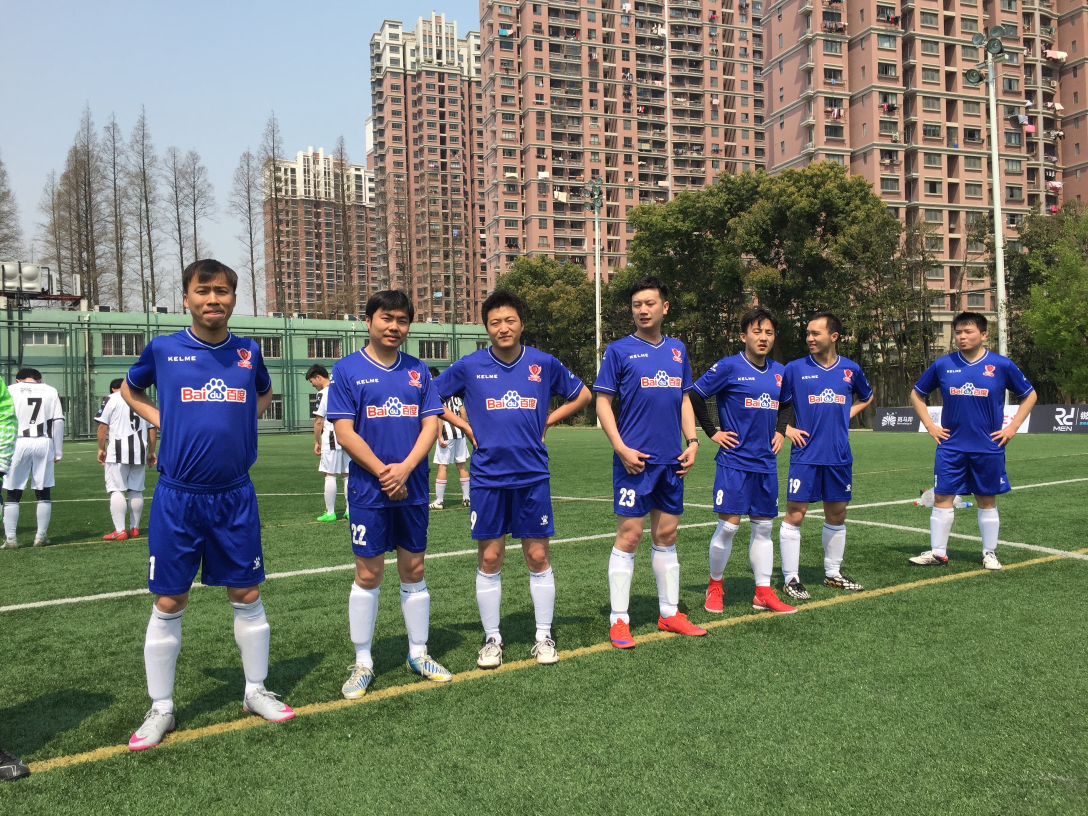
#> input picture opencvstudy/my.jpg, 3264 x 2448 px (shown at 1/3 size)
$ python filter.py   (older library calls are emulated)
#> lines starting #> are read from the running program, lines starting #| are printed output that depends on the picture

import cv2
import numpy as np
from scipy import ndimage

def strokeEdges(src, dst, blurKsize = 7, edgeKsize = 5):
    if blurKsize >= 3:
        blurredSrc = cv2.medianBlur(src, blurKsize)
        graySrc = cv2.cvtColor(blurredSrc, cv2.COLOR_BGR2GRAY)
    else:
        graySrc = cv2.cvtColor(src, cv2.COLOR_BGR2GRAY)

    cv2.Laplacian(graySrc, cv2.CV_8U, graySrc, ksize = edgeKsize)
    normalizedInverseAlpha = (1.0 / 255) * (255 - graySrc)
    channels = cv2.split(src)
    for channel in channels:
        channel[:] = channel * normalizedInverseAlpha
    cv2.merge(channels, dst)

kernel = np.array([[-2, -1, 0],
                  [-1, 1, 1],
                  [0, 1, 2]])

image = cv2.imread('./my.jpg', 0)
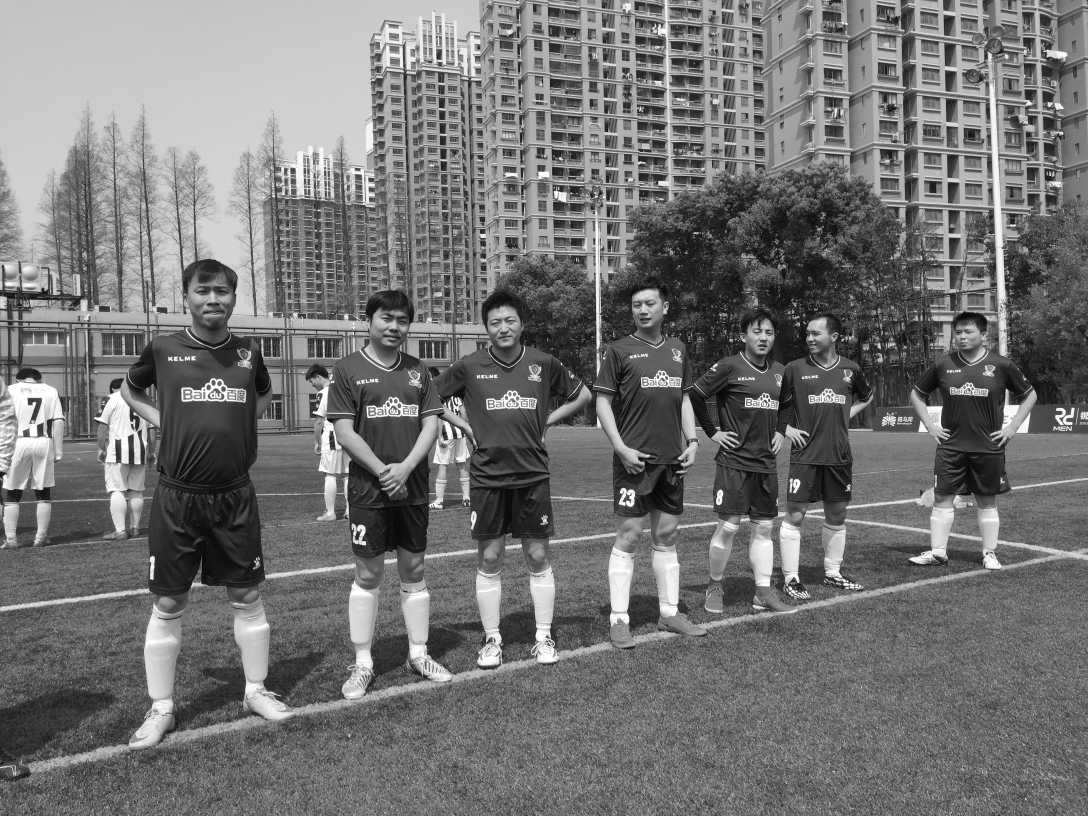
#> image: shape (2448, 3264) (shown at 1/3 size); min 0, max 255, mean 116.1
dst = image

#cv2.filter2D(image, -1, kernel, dst)
width = image.shape[0]
#> width = 2448
height = image.shape[1]
#> height = 3264

dst = cv2.Canny(image, 600, 600 / width * height)
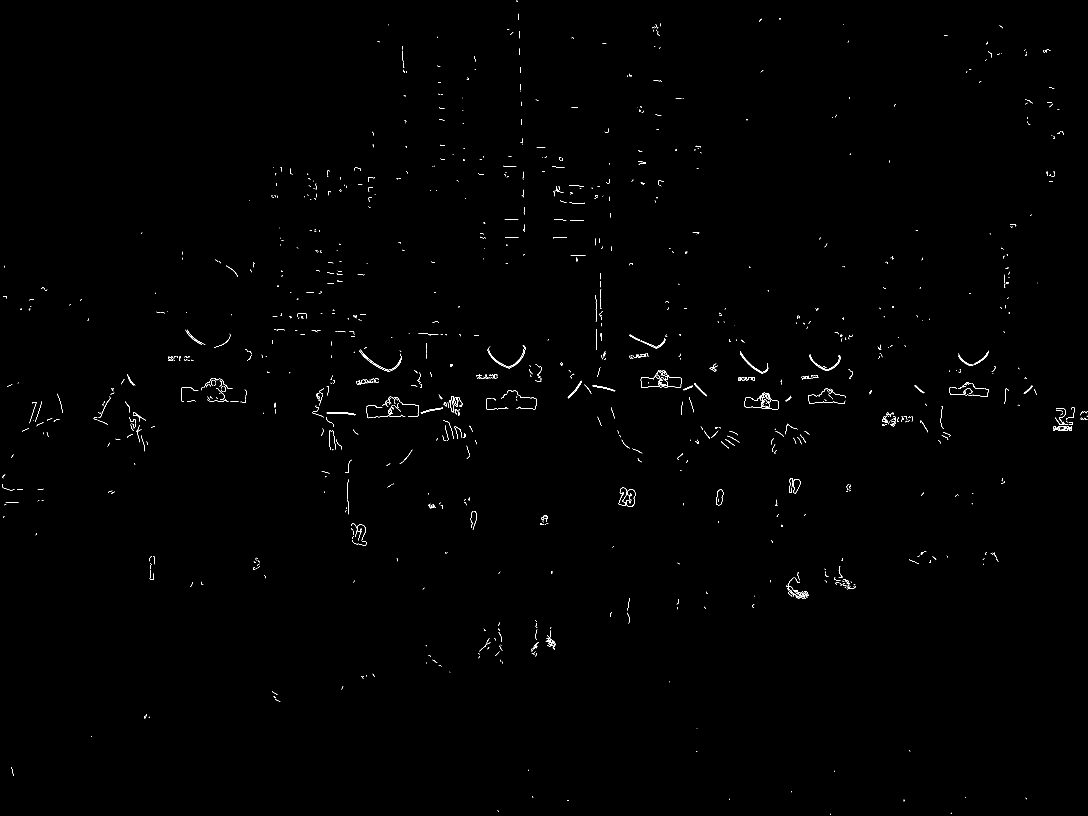
#> dst: shape (2448, 3264) (shown at 1/3 size); 0.3% white in thin lines or dots

#strokeEdges(image, dst, blurKsize=9)
cv2.imwrite('./canny.jpg', dst)
cv2.imshow('stroke edge', cv2.imread('./canny.jpg'))
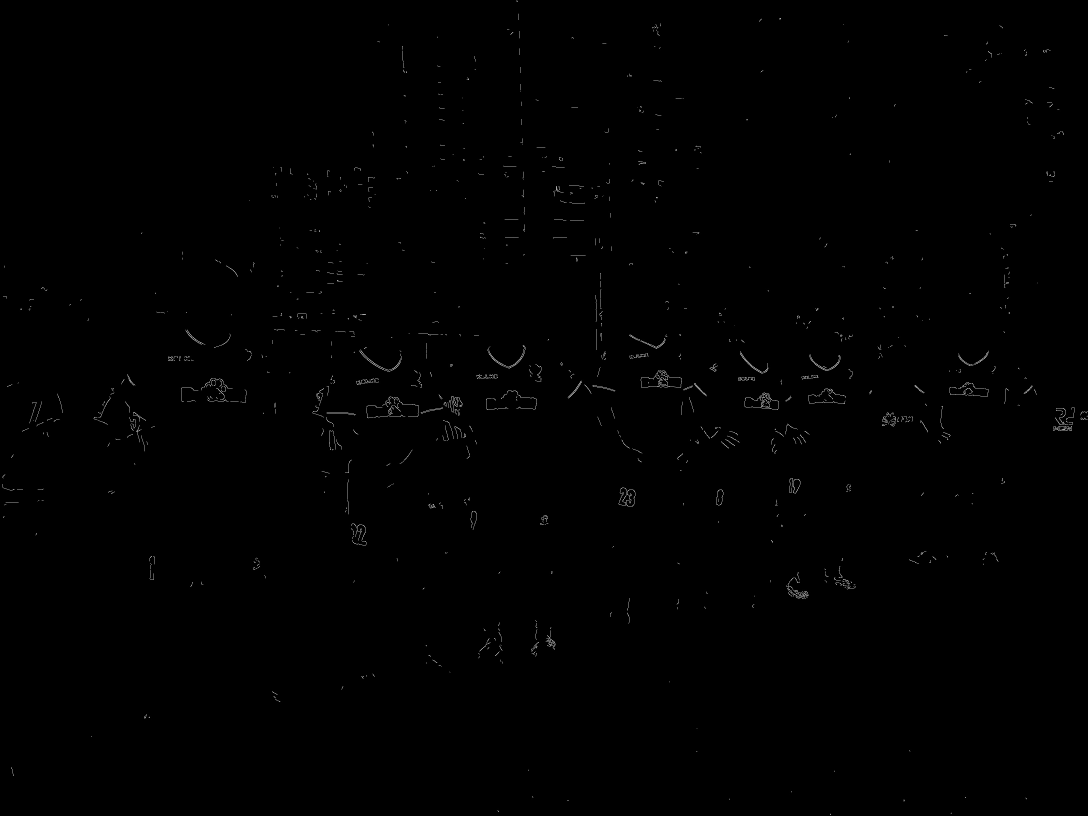
#> window 'stroke edge': shape (2448, 3264, 3) (shown at 1/3 size); min 0, max 255, mean 0.8


# [10 lines of commented-out code are left out]

cv2.waitKey()
cv2.destroyAllWindows()
